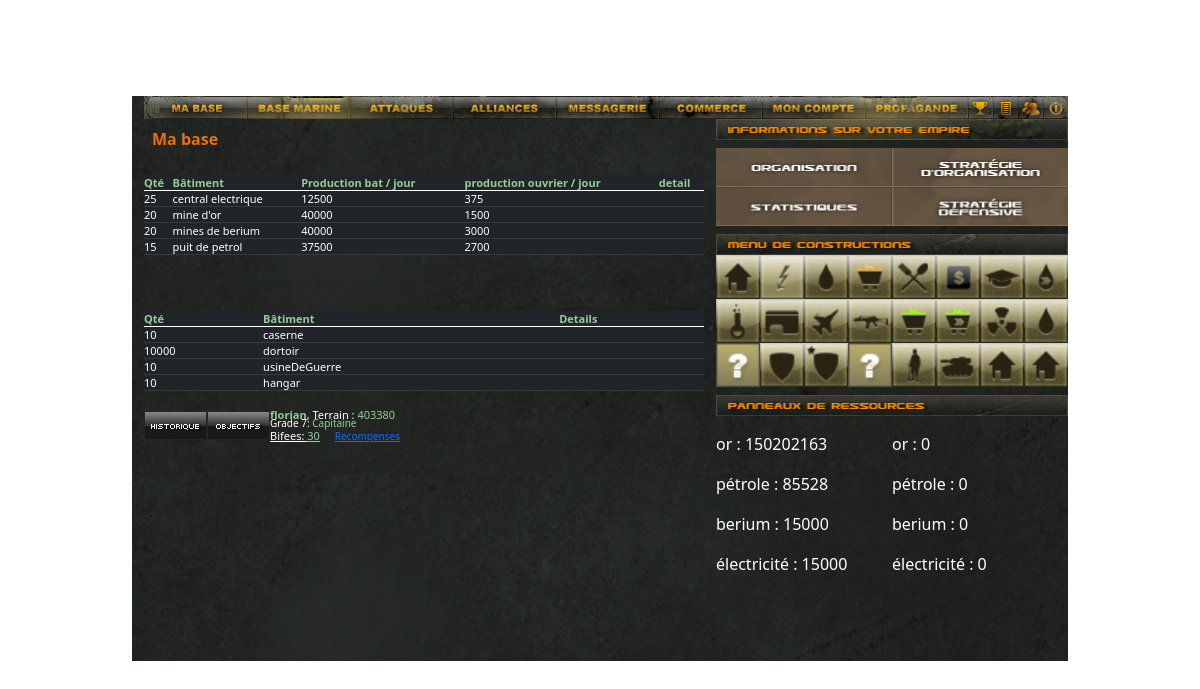
/index.php (signed in), run on the app's committed database.
### tables this page shows
CREATE TABLE IF NOT EXISTS `batiments_prod` (
  `id` int NOT NULL AUTO_INCREMENT,
  `nom` varchar(50) NOT NULL,
  `productionBat` int NOT NULL,
  `terrain` int NOT NULL,
  `productionOuvrier` int NOT NULL,
  `description` text NOT NULL,
  `img` longtext NOT NULL,
  `prix` int NOT NULL,
  PRIMARY KEY (`id`)
);

CREATE TABLE IF NOT EXISTS `bat_guerre_player` (
  `id` int NOT NULL AUTO_INCREMENT,
  `id_player` int NOT NULL,
  `id_batiment` int NOT NULL,
  `nombresBtaiment` int NOT NULL,
  PRIMARY KEY (`id`)
);

CREATE TABLE IF NOT EXISTS `bat_guerre` (
  `id` int NOT NULL AUTO_INCREMENT,
  `nom` varchar(50) NOT NULL,
  `terrain` int NOT NULL,
  PRIMARY KEY (`id`)
);

### actions/questions/affichageBatPodbase.php (called while the page is built, shortened)
<?php
require('actions/database.php');
$idOfUser = $_SESSION['id'];
$terrainbatprod = $bdd->prepare('SELECT SUM(bp.terrain * bpp.totalBatiments) as terrain
FROM (SELECT idBatiment, SUM(nombresBat) as totalBatiments FROM batimentproductionplayer
WHERE id_player = ?
GROUP BY idBatiment) bpp INNER JOIN batiments_prod bp
ON bpp.idBatiment = bp.id');
$terrainbatprod->execute(array($idOfUser));
 $terrainprod = $terrainbatprod->fetch();
$terrainbatguerre = $bdd->prepare('SELECT SUM(bat_guerre.terrain * bat_guerre_player.nombresBtaiment) as terrain_total
FROM bat_guerre_player
INNER JOIN bat_guerre ON bat_guerre_player.id_batiment = bat_guerre.id
WHERE bat_guerre_player.id_player = ?');
$terrainbatguerre->execute(array($idOfUser));
 $terrainguerre = $terrainbatguerre->fetch();
 $terrain = ($terrainguerre[0]+$terrainprod[0]) ;
        $getbatprod = $bdd->prepare('SELECT bp.id, bp.nom, SUM(bpp.nombresBat) AS nombresBat, SUM(bpp.nombresOuvrier) AS nombresOuvrier, SUM(bp.productionBat * bpp.nombresBat) AS productionBatNombres, SUM(bp.productionOuvrier * bpp.nombresOuvrier) AS productionOuvrierNombres ,
        SUM(bp.productionBat * bpp.nombresBat) + SUM(bp.productionOuvrier * bpp.nombresOuvrier) AS gaindelaressource
        FROM batimentproductionplayer bpp
        INNER JOIN batiments_prod bp ON bpp.idBatiment = bp.id
        WHERE bpp.id_player = ?
        GROUP BY bp.nom');
        $getbatprod->execute(array($idOfUser));
        $getbatguerre = $bdd->prepare('SELECT
        bat_guerre.id as id,
        bat_guerre.nom as nom_batiment,
        bat_guerre_player.nombresBtaiment as nb_batiments
      FROM bat_guerre_player
      INNER JOIN bat_guerre ON bat_guerre_player.id_batiment = bat_guerre.id
      WHERE bat_guerre_player.id_player = ?;');
        $getbatguerre->execute(array($idOfUser));
        ?>

### index.php (the view, shortened to what this page needs)
<?php
require('actions\questions\affichageBatPodbase.php')
?>
<!DOCTYPE html>
<html lang="en">
<?php include 'includes/head.php'; ?>
<body>
    <br><br>
    <div class="container blockjeux">
        <?php require('includes/navbf.php'); ?>
        <div class="row">
            <div class="blockgauche">
                <p class="mabase p-2"><strong> Ma base</strong></p>
                <table class="table table-dark table-hover">
                    <thead>
                        <tr>
                            <td>
                                <font color="#95cd99"><b>Qté</b></font>
                            </td>
                            <td>
                                <font color="#95cd99"><b>Bâtiment </b></font>
                            </td>
                            <td>
                                <font color="#95cd99"><b>Production bat / jour</b></font>
                            </td>
                            <td>
                                <font color="#95cd99"><b>production ouvrier / jour</b></font>
                            </td>
                            <td>
                                <font color="#95cd99"><b>detail</b></font>
                            </td>
                        </tr>
                    </thead>
                    <tbody>
                        <?php while ($batprod = $getbatprod->fetch()) {
                        ?>
                            <?php if ($batprod['nombresBat'] > 0) {      ?>
                                <tr>
                                    <td class="affichagebatprod"><?= $batprod['nombresBat']; ?></td>
                                    <td class="affichagebatprod affichagebatprodnom"><?= $batprod['nom']; ?></td>
                                    <td class="affichagebatprod"><?= $batprod['productionBatNombres']; ?></td>
                                    <td class="affichagebatprod"><?= $batprod['productionOuvrierNombres']; ?></td>
                                    <td class="affichagebatprod"><a href="achat.php?id=<?= $batprod['id']; ?>"><img src="http://www.buildandfight.com/images/details.gif" alt=""></a></td>
                                </tr>
                        <?php
                            }
                        } ?>
                    </tbody>
                </table>
                <p>Batiment de guerre</p>
                <table class="table table-dark table-hover">
                    <thead>
                        <tr>
                            <td>
                                <font color="#95cd99"><b>Qté</b></font>
                            </td>
                            <td>
                                <font color="#95cd99"><b>Bâtiment </b></font>
                            </td>
                            <td>
                                <font color="#95cd99"><b>Details </b></font>
                            </td>
                        </tr>
                    </thead>
                    <tbody>
                        <?php while ($batg = $getbatguerre->fetch()) {
                        ?>
                            <?php if ($batg['nb_batiments'] > 0) {      ?>
                                <tr>
                                    <td class="affichagebatprod"><?= $batg['nb_batiments']; ?></td>
                                    <td class="affichagebatprod affichagebatprodnom"><?= $batg['nom_batiment']; ?></td>
                                    <td class="affichagebatprod"><a href="achat.php?id=<?= $batg['id']; ?>"><img src="http://www.buildandfight.com/images/details.gif" alt=""></a></td>
                                </tr>
                        <?php
                            }
                        } ?>
                    </tbody>
                </table>
                <div class="d-flex mb-2">
                    <table>
                        <tbody>
                            <tr>
                                <td style="padding-left:4px;padding-top:1px;"><a href="#"><img src="assets/img/ongletdirection/historiquenew.jpg" border="0"></a></td>
                                <td style="padding-left:4px;padding-top:1px;"><a href="#"><img src="assets/img/ongletdirection/vos_objectifsnew.jpg" border="0"></a></td>
                                <td style="padding-left:4px;color:#95cd99;font-size:11px;">
                                    <p style="margin:0px; padding:0px; "><b><?= $_SESSION['pseudo'] ?></b><span style="color:#FFFFFF;">, Terrain :</span>
                                   <?= $terrain ?></p>
                                    <p style="margin:0px; position:relative;margin-top:-6px;font-size:10px;"><span style="color:#FFFFFF;">Grade 7:</span> Capitaine </p>
                                    <table style="margin:0px; position:relative;margin-top:-2px;font-size:10px;width:130px;">
                                        <tbody>
                                            <tr>
                                                <td><a href="?content=bifees" style="color:#FFFFFF;">Bifees: </a><a href="?content=bifees" style="color:#95cd99;">30</a></td>
                                                <td style="text-align: right;"><a href="?content=recompenses" style="font-size:10px;">Recompenses</a></td>
                                            </tr>
                                        </tbody>
                                    </table>
                                </td>
                            </tr>
                        </tbody>
                    </table>
                </div>
            </div>
            <div class="blockdroit">
                <div class="d-flex">
                    <a href=""><img src="assets/img/ongletbat/information sur votre empire.jpg" alt="" style="width: 352px;height:21px;"></a>
                </div>
                <div class="d-flex mt-2">
                    <a href=""><img src="assets/img/ongletbat/organisation.jpg" alt="" style="width: 176px;height:39px;"></a>
                    <a href=""><img src="assets/img/ongletbat/strategiedorganisation.jpg" alt="" style="width: 176px;height:39px;"></a>
                </div>
                <div class="d-flex mb-2">
                    <a href=""><img src="assets/img/ongletbat/statistique.jpg" alt="" style="width: 176px;height:39px;"></a>
                    <a href=""><img src="assets/img/ongletbat/strategiedefensive.jpg" alt="" style="width: 176px;height:39px;"></a>
                </div>
                <div class="d-flex mt-2">
                    <a href=""><img src="assets/img/ongletbat/menu de construction.jpg" alt="" style="width: 352px;height:21px;"></a>
                </div>
                <div class="d-flex">
                    <a href=""><img src="assets/img/ongletbat/dortoir2.jpg" alt="" style="width:44px;height:44px;"></a>
                    <a href=""><img src="assets/img/ongletbat/centrale_ther2.jpg" alt="" style="width:44px;height:44px;"></a>
                    <a href=""><img src="assets/img/ongletbat/puit_petrole2.jpg" alt="" style="width:44px;height:44px;"></a>
                    <a href=""><img src="assets/img/ongletbat/mine_or2.jpg" alt="" style="width:44px;height:44px;"></a>
                    <a href=""><img src="assets/img/ongletbat/cuisine2.jpg" alt="" style="width:44px;height:44px;"></a>
                    <a href=""><img src="assets/img/ongletbat/banque2.jpg" alt="" style="width:44px;height:44px;"></a>
                    <a href=""><img src="assets/img/ongletbat/universite2.jpg" alt="" style="width:44px;height:44px;"></a>
                    <a href=""><img src="assets/img/ongletbat/rafinerie2.jpg" alt="" style="width:44px;height:44px;"></a>
                </div>
                <div class="d-flex">
                    <a href=""></a><img src="assets/img/ongletbat/laboratoire2.jpg" alt="" style="width:44px;height:44px;"></a>
                    <a href=""></a><img src="assets/img/ongletbat/hangar_tank2.jpg" alt="" style="width:44px;height:44px;"></a>
                    <a href=""></a><img src="assets/img/ongletbat/aeroport2.jpg" alt="" style="width:44px;height:44px;"></a>
                    <a href=""></a><img src="assets/img/ongletbat/armurerie2.jpg" alt="" style="width:44px;height:44px;"></a>
                    <a href=""></a><img src="assets/img/ongletbat/mine_berium2.jpg" alt="" style="width:44px;height:44px;"></a>
                    <a href=""></a><img src="assets/img/ongletbat/trait_berium2.jpg" alt="" style="width:44px;height:44px;"></a>
                    <a href=""></a><img src="assets/img/ongletbat/centrale_nuc2.jpg" alt="" style="width:44px;height:44px;"></a>
                    <a href=""></a><img src="assets/img/ongletbat/puit_petrole2.jpg" alt="" style="width:44px;height:44px;"></a>
                </div>
                <div class="d-flex mb-2">
                    <a href=""><img src="assets/img/ongletbat/panel_construction_empty_item.gif" alt="" style="width:44px;height:44px;"></a>
                    <a href=""><img src="assets/img/ongletbat/tourelle2.jpg" alt="" style="width:44px;height:44px;"></a>
                    <a href=""></a><img src="assets/img/ongletbat/tourelle_canon2.jpg" alt="" style="width:44px;height:44px;"></a>
                    <a href=""></a><img src="assets/img/ongletbat/panel_construction_empty_item.gif" alt="" style="width:44px;height:44px;"></a>
                    <a href=""></a><img src="assets/img/ongletbat/caserne2.jpg" alt="" style="width:44px;height:44px;"></a>
                    <a href=""></a><img src="assets/img/ongletbat/usine_guerre2.jpg" alt="" style="width:44px;height:44px;"></a>
                    <a href=""></a><img src="assets/img/ongletbat/dortoir2.jpg" alt="" style="width:44px;height:44px;"></a>
                    <a href=""></a><img src="assets/img/ongletbat/dortoir2.jpg" alt="" style="width:44px;height:44px;"></a>
                </div>
                <div class="d-flex">
                    <a href=""><img src="assets/img/ongletbat/panneau ressource.jpg" alt="" style="width: 352px;height:21px;"></a>
                </div>
        <tr>
            <div class="d-flex mt-3">
                <div class="col-6">
        <p style="color:white">or : <span id="ressourceor">0</span></p>
	<p style="color:white">pétrole : <span id="ressourcepetrol">0</span></p>
	<p style="color:white">berium : <span id="ressourceberium">0</span></p>
	<p style="color:white">électricité : <span id="ressourceelectricite">0</span></p>
      </div>
                <div class="col-6">
        <p style="color:white">or : <span id="ressourceor">0</span></p>
	<p style="color:white">pétrole : <span id="ressourcepetrol">0</span></p>
	<p style="color:white">berium : <span id="ressourceberium">0</span></p>
	<p style="color:white">électricité : <span id="ressourceelectricite">0</span></p>
      </div>
     </div>
        </tr>
            </div>
        </div>
    </div>
</body>
</html>

### assets/style.css (style rules this page uses)
.blockjeux { width: 936px; height: 565px; background-image: url('../assets/img/bgbase.png'); background-size: auto; }
.blockgauche { width: 584px; height: 100%; }
.blockdroit { width: 352px; height: 100%; padding: 0px 0px !important; }
.mabase { color: rgb(236, 111, 9); }
td { font-size: 11px; }
td { padding: 0 !important; }

### data on the page
batiments_prod: nombresBat "25", nom "central electrique", productionBatNombres "12500", productionOuvrierNombres "375"
batiments_prod: nombresBat "20", nom "mine d'or", productionBatNombres "40000", productionOuvrierNombres "1500"
batiments_prod: nombresBat "20", nom "mines de berium", productionBatNombres "40000", productionOuvrierNombres "3000"
batiments_prod: nombresBat "15", nom "puit de petrol", productionBatNombres "37500", productionOuvrierNombres "2700"
bat_guerre_player: nombresBtaiment "10", bat_guerre.nom "caserne"
bat_guerre_player: nombresBtaiment "10000", bat_guerre.nom "dortoir"
bat_guerre_player: nombresBtaiment "10", bat_guerre.nom "usineDeGuerre"
bat_guerre_player: nombresBtaiment "10", bat_guerre.nom "hangar"

### other printed values
$_SESSION['pseudo'] "florian"
$terrain "403380"
